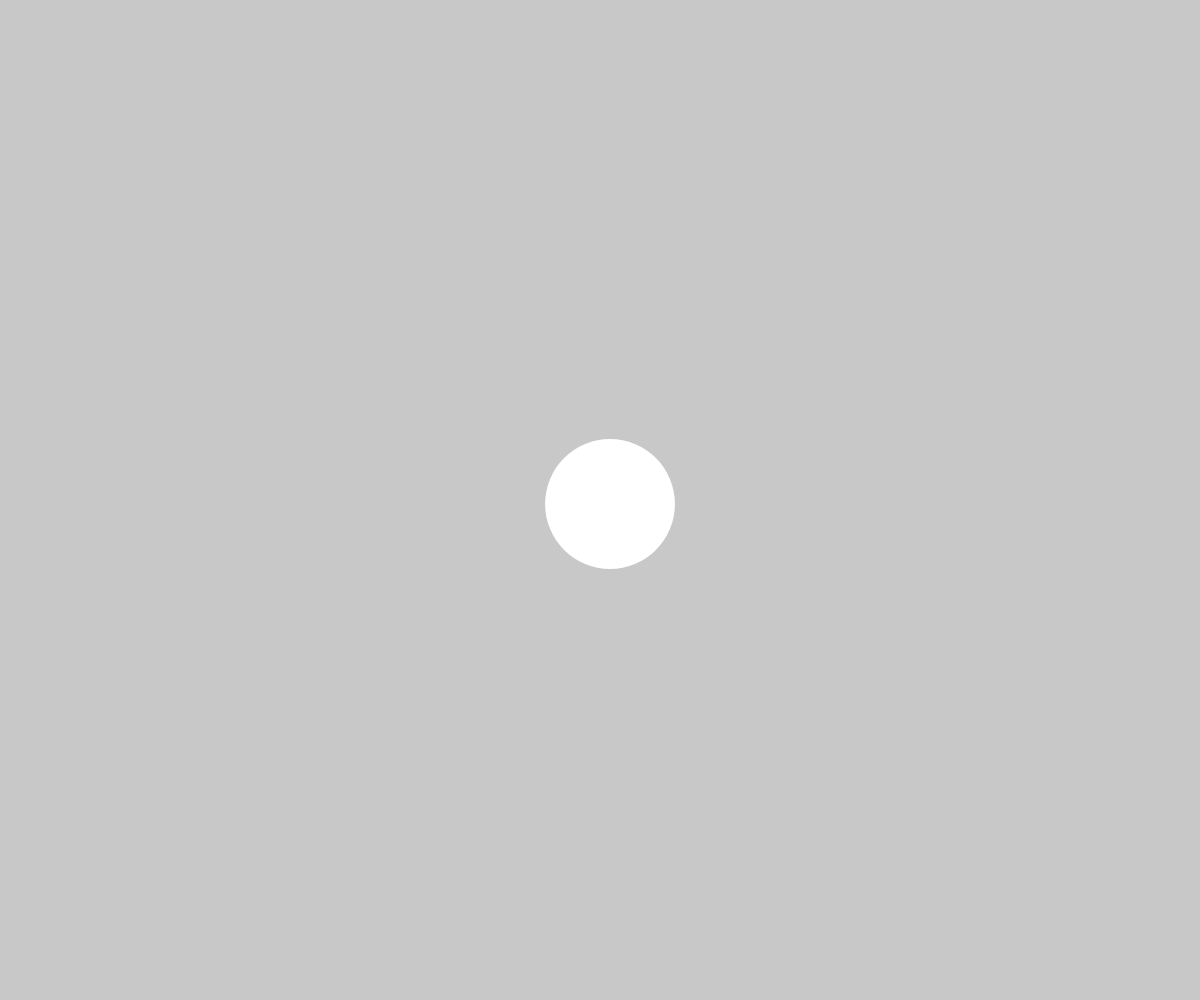
Frame 1 (no input)
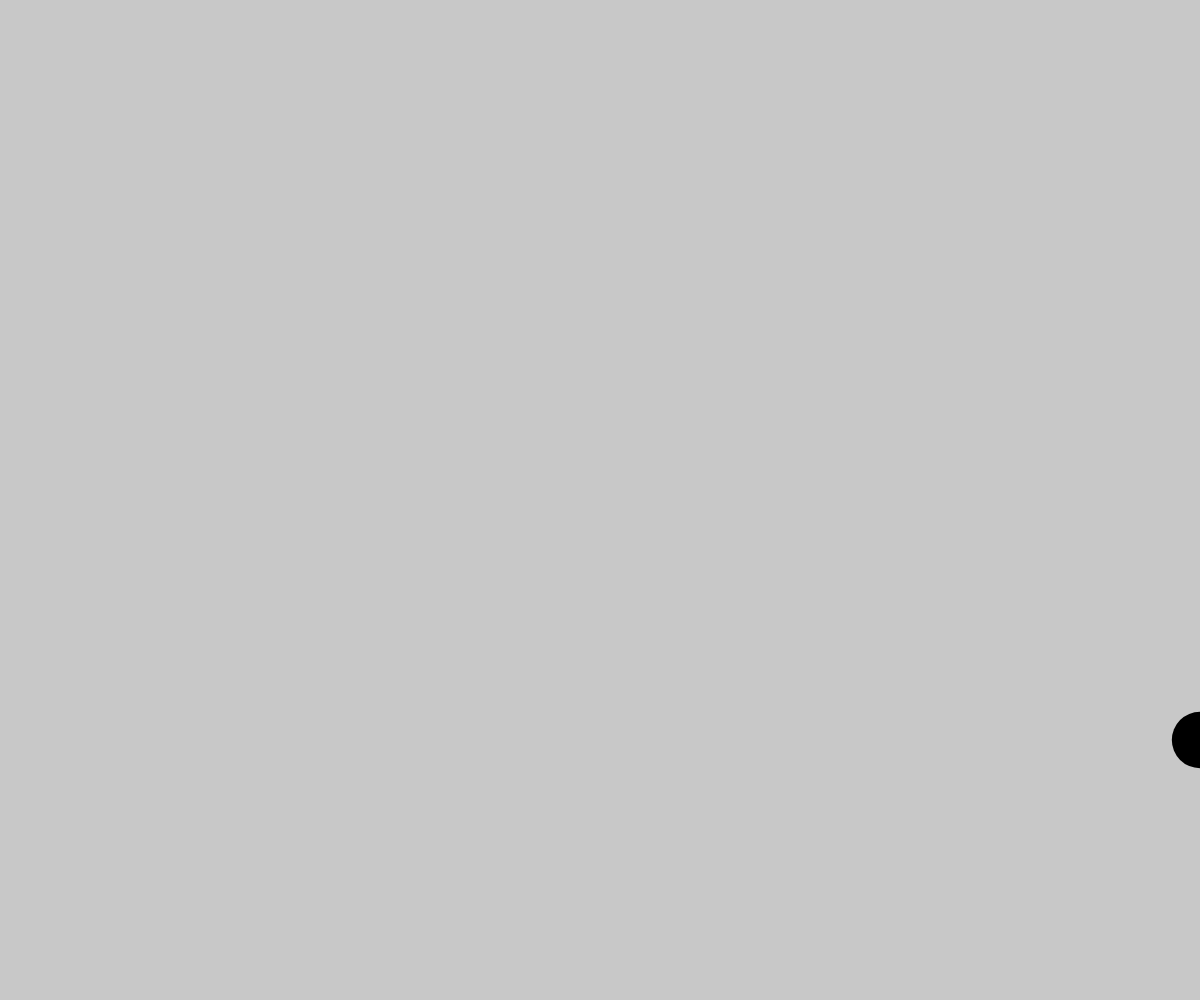
Frame 60 (no input)
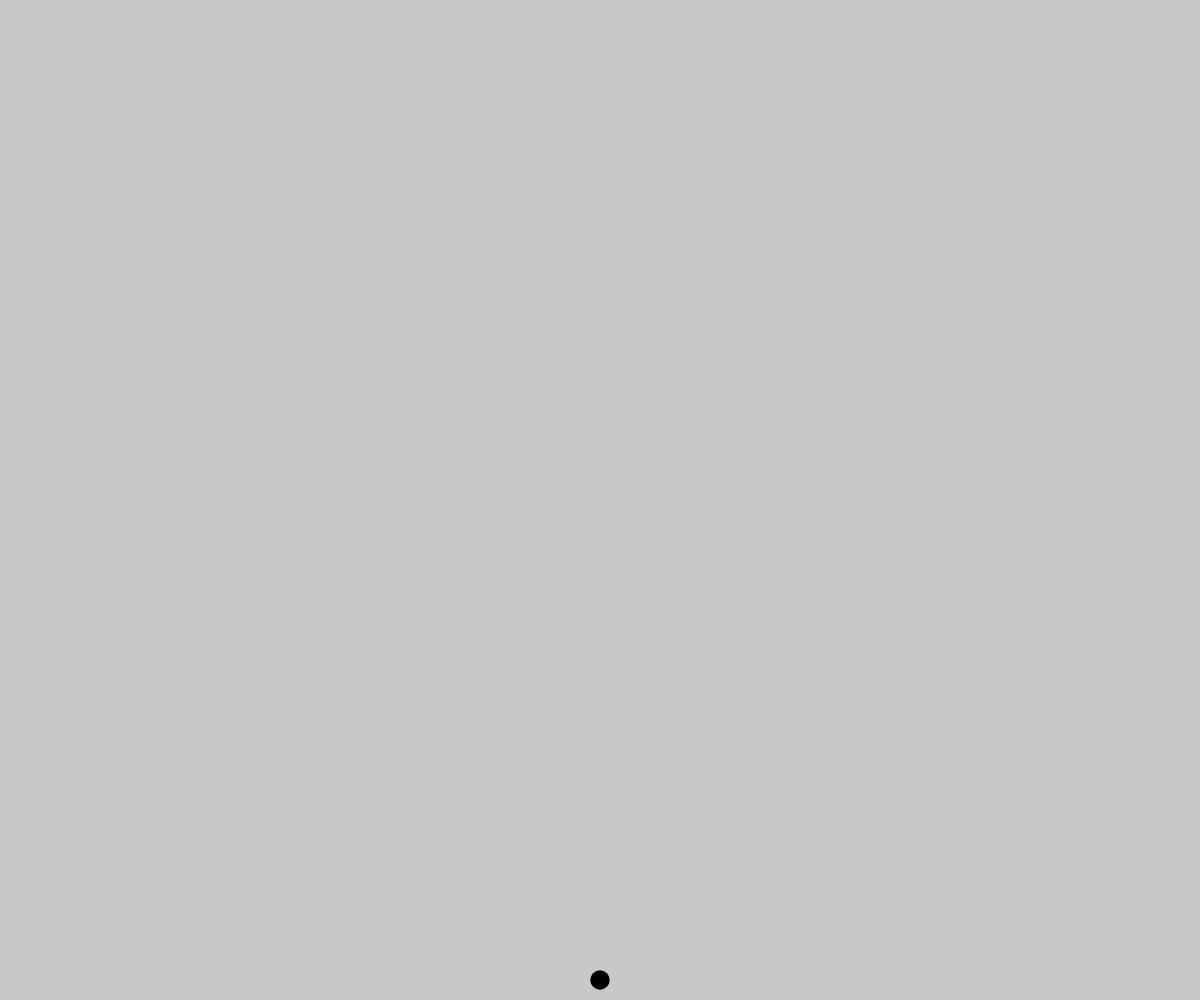
Frame 120 (the mouse pressed at the canvas centre since frame 60)

The p5.js sketch that drew these frames (run headless with seeded random() and noise() and a simulated clock; from frame 60 on, the mouse is pressed at the canvas centre):

// p5.js sketch
// ── sketch.js
let posizioneX, posizioneY  // let(lascia) = variabile
let velX, velY

function setup() {
	createCanvas(windowWidth, windowHeight)

	posizioneX = width/2 // width = larghezza della tela
	posizioneY = height/2 // height = alezza della tela

	velX = 10
	velY = 4
}

function windowResized() {
	resizeCanvas(windowWidth, windowHeight)
}

function draw() {
	
	posizioneX = posizioneX + velX
	posizioneY = posizioneY + velY

	if(posizioneX >= width) { // if = condizione
		velX = -velX
	}

	if(posizioneX < 0) { 
		velX = -velX
	}

	if(posizioneY >= height || posizioneY < 0){
	velY = -velY
}
 

	
	background (200)

	fill(frameCount %2 * 255)
	noStroke ()
	
	circle(posizioneX, posizioneY, (sin(frameCount*0.2) * 0.5 + 0.5) * 200 + 10)



	

}
